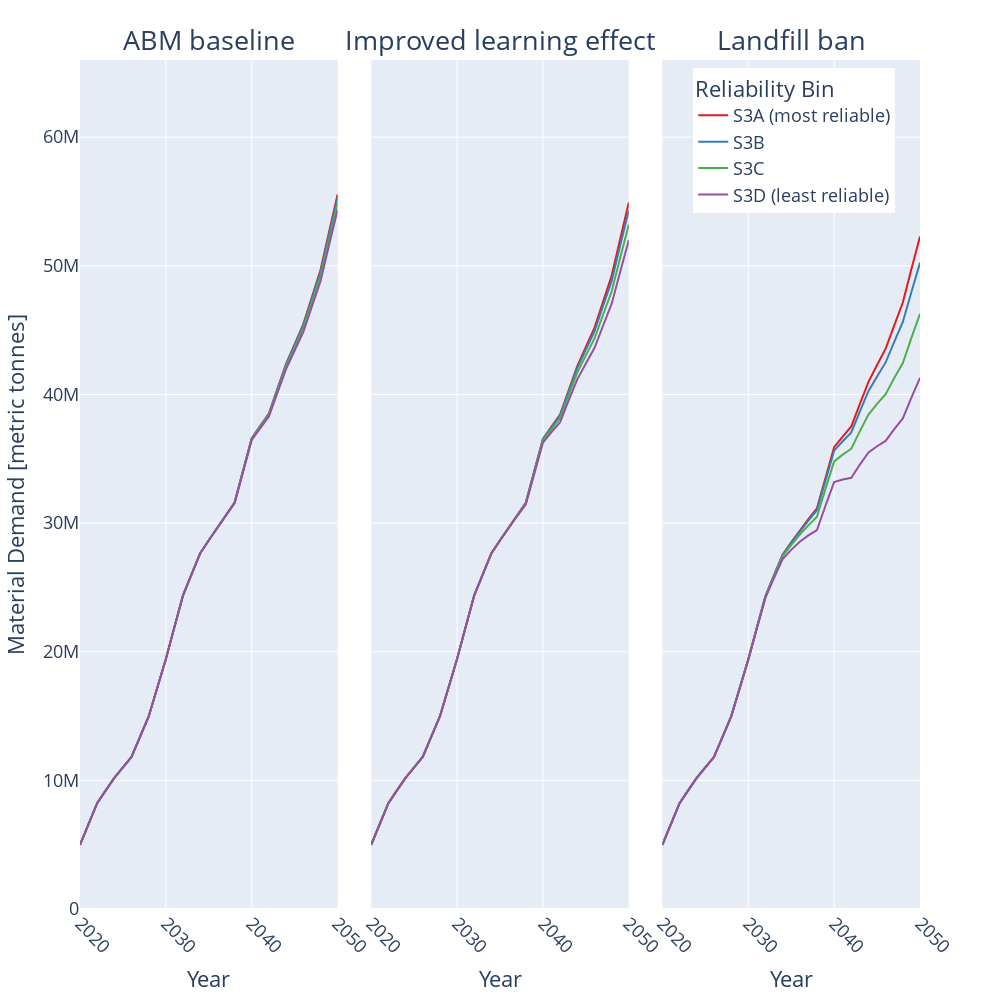

The code cell stored with this chart in its notebook:
### Code cell
filter_col = [col for col in UScum if (col.startswith('VirginStock_Module_ABM_Simulation3'))]
df = UScum[filter_col]
#pretty_repair_scenarios = ['Improved Learning Effect', 'ABM Baseline', 'Landfill Ban']
#df = df.set_axis(pretty_repair_scenarios, axis=1)
df['year'] = list(range(1995,2051))
df = df.melt(id_vars = 'year')
scenario_splices = []
for i in range(0,len(df['variable'])):
    scenario_splices += [df.loc[i,'variable'][36:]]
quality_splices = []
for i in range(0,len(df['variable'])):
    quality_splices += [df.loc[i,'variable'][34]]
df['scenario'] = scenario_splices
df['reliability_bin'] = quality_splices
df = df.drop("variable", axis=1)
df = df[df.year.isin(list(range(2020,2051)))]

#make bin labels more descriptive
df = df.reset_index()
new_reliability_bin = []
for i in range(0,len(df['reliability_bin'])):
    if df.loc[i,'reliability_bin'] == 'A':
        new_reliability_bin += ['S3A (most reliable)']
    elif df.loc[i,'reliability_bin'] == 'D':
        new_reliability_bin += ['S3D (least reliable)'] 
    elif df.loc[i,'reliability_bin'] == 'B':
        new_reliability_bin += ['S3B'] 
    elif df.loc[i,'reliability_bin'] == 'C':
        new_reliability_bin += ['S3C'] 
    else:
        new_reliability_bin += [df.loc[i,'reliability_bin']]
df['new_reliability_bin'] = new_reliability_bin

fig1 = px.line(df, x='year', y='value', color = 'new_reliability_bin', facet_col = 'scenario', 
               facet_col_spacing = 0.04, 
               labels={
                     "year": "Year",
                     "value": "Material Demand [metric tonnes]",
                    "new_reliability_bin":"Reliability Bin"
                },  color_discrete_sequence=px.colors.qualitative.Set1,
              category_orders={"scenario": ["juliens_baseline", "better_learning", "landfill_ban"]})
#fig1.update_layout(title_text='Simulation 3: Cumulative Virgin Material Demand for Different Reliability Bins', title_x=0.5)
fig1.update_layout(font=dict(size=18), height = 1000, width = 1000)
fig1.for_each_annotation(lambda a: a.update(text=a.text.replace("scenario=better_learning", "Improved learning effect")
                                           , font_size=27))
fig1.for_each_annotation(lambda a: a.update(text=a.text.replace("scenario=juliens_baseline", "ABM baseline")))
fig1.for_each_annotation(lambda a: a.update(text=a.text.replace("scenario=landfill_ban", "Landfill ban")))
fig1.update_xaxes(tickangle=45)
fig1.update_layout(legend=dict(
    yanchor="top",
    y=0.99,
    xanchor="left",
    x=0.73
))
fig1.update_yaxes(range=[0,66000000])
fig1.show()

### Figure 1 — Plotly figure (JSON) as saved in the notebook; plotly's stock layout.template omitted (floating-point values rounded to 4 significant figures)
{"data": [{"hovertemplate": "Reliability Bin=S3A (most reliable)<br>scenario=juliens_baseline<br>Year=%{x}<br>Material Demand [metric tonnes]=%{y}<extra></extra>", "legendgroup": "S3A (most reliable)", "line": {"color": "rgb(228,26,28)", "dash": "solid"}, "mode": "lines", "name": "S3A (most reliable)", "orientation": "v", "showlegend": true, "type": "scatter", "x": [2020, 2021, 2022, 2023, 2024, 2025, 2026, 2027, 2028, 2029, 2030, 2031, 2032, 2033, 2034, 2035, 2036, 2037, 2038, 2039, 2040, 2041, 2042, 2043, 2044, 2045, 2046, 2047, 2048, 2049, 2050], "xaxis": "x", "y": [4995000.0, 6631000.0, 8223000.0, 9222000.0, 10190000.0, 11010000.0, 11820000.0, 13390000.0, 14970000.0, 17200000.0, 19440000.0, 21920000.0, 24380000.0, 26030000.0, 27660000.0, 28670000.0, 29680000.0, 30640000.0, 31590000.0, 34100000.0, 36590000.0, 37560000.0, 38520000.0, 40450000.0, 42380000.0, 43920000.0, 45450000.0, 47560000.0, 49650000.0, 52610000.0, 55540000.0], "yaxis": "y"}, {"hovertemplate": "Reliability Bin=S3A (most reliable)<br>scenario=better_learning<br>Year=%{x}<br>Material Demand [metric tonnes]=%{y}<extra></extra>", "legendgroup": "S3A (most reliable)", "line": {"color": "rgb(228,26,28)", "dash": "solid"}, "mode": "lines", "name": "S3A (most reliable)", "orientation": "v", "showlegend": false, "type": "scatter", "x": [2020, 2021, 2022, 2023, 2024, 2025, 2026, 2027, 2028, 2029, 2030, 2031, 2032, 2033, 2034, 2035, 2036, 2037, 2038, 2039, 2040, 2041, 2042, 2043, 2044, 2045, 2046, 2047, 2048, 2049, 2050], "xaxis": "x2", "y": [4995000.0, 6631000.0, 8223000.0, 9222000.0, 10190000.0, 11010000.0, 11820000.0, 13390000.0, 14970000.0, 17200000.0, 19440000.0, 21920000.0, 24380000.0, 26020000.0, 27660000.0, 28670000.0, 29670000.0, 30630000.0, 31570000.0, 34070000.0, 36550000.0, 37490000.0, 38430000.0, 40320000.0, 42200000.0, 43690000.0, 45170000.0, 47210000.0, 49220000.0, 52090000.0, 54920000.0], "yaxis": "y2"}, {"hovertemplate": "Reliability Bin=S3A (most reliable)<br>scenario=landfill_ban<br>Year=%{x}<br>Material Demand [metric tonnes]=%{y}<extra></extra>", "legendgroup": "S3A (most reliable)", "line": {"color": "rgb(228,26,28)", "dash": "solid"}, "mode": "lines", "name": "S3A (most reliable)", "orientation": "v", "showlegend": false, "type": "scatter", "x": [2020, 2021, 2022, 2023, 2024, 2025, 2026, 2027, 2028, 2029, 2030, 2031, 2032, 2033, 2034, 2035, 2036, 2037, 2038, 2039, 2040, 2041, 2042, 2043, 2044, 2045, 2046, 2047, 2048, 2049, 2050], "xaxis": "x3", "y": [4995000.0, 6631000.0, 8223000.0, 9221000.0, 10190000.0, 11000000.0, 11810000.0, 13380000.0, 14950000.0, 17180000.0, 19410000.0, 21880000.0, 24330000.0, 25950000.0, 27550000.0, 28500000.0, 29430000.0, 30300000.0, 31150000.0, 33540000.0, 35910000.0, 36730000.0, 37520000.0, 39270000.0, 40980000.0, 42290000.0, 43560000.0, 45380000.0, 47150000.0, 49740000.0, 52280000.0], "yaxis": "y3"}, {"hovertemplate": "Reliability Bin=S3B<br>scenario=juliens_baseline<br>Year=%{x}<br>Material Demand [metric tonnes]=%{y}<extra></extra>", "legendgroup": "S3B", "line": {"color": "rgb(55,126,184)", "dash": "solid"}, "mode": "lines", "name": "S3B", "orientation": "v", "showlegend": true, "type": "scatter", "x": [2020, 2021, 2022, 2023, 2024, 2025, 2026, 2027, 2028, 2029, 2030, 2031, 2032, 2033, 2034, 2035, 2036, 2037, 2038, 2039, 2040, 2041, 2042, 2043, 2044, 2045, 2046, 2047, 2048, 2049, 2050], "xaxis": "x", "y": [4995000.0, 6631000.0, 8223000.0, 9222000.0, 10190000.0, 11010000.0, 11820000.0, 13390000.0, 14970000.0, 17200000.0, 19440000.0, 21920000.0, 24380000.0, 26030000.0, 27660000.0, 28670000.0, 29670000.0, 30630000.0, 31590000.0, 34090000.0, 36580000.0, 37540000.0, 38490000.0, 40410000.0, 42320000.0, 43840000.0, 45350000.0, 47430000.0, 49490000.0, 52400000.0, 55300000.0], "yaxis": "y"}, {"hovertemplate": "Reliability Bin=S3B<br>scenario=better_learning<br>Year=%{x}<br>Material Demand [metric tonnes]=%{y}<extra></extra>", "legendgroup": "S3B", "line": {"color": "rgb(55,126,184)", "dash": "solid"}, "mode": "lines", "name": "S3B", "orientation": "v", "showlegend": false, "type": "scatter", "x": [2020, 2021, 2022, 2023, 2024, 2025, 2026, 2027, 2028, 2029, 2030, 2031, 2032, 2033, 2034, 2035, 2036, 2037, 2038, 2039, 2040, 2041, 2042, 2043, 2044, 2045, 2046, 2047, 2048, 2049, 2050], "xaxis": "x2", "y": [4995000.0, 6631000.0, 8223000.0, 9222000.0, 10190000.0, 11010000.0, 11820000.0, 13390000.0, 14970000.0, 17200000.0, 19440000.0, 21920000.0, 24380000.0, 26020000.0, 27660000.0, 28670000.0, 29670000.0, 30620000.0, 31560000.0, 34050000.0, 36510000.0, 37440000.0, 38350000.0, 40220000.0, 42050000.0, 43490000.0, 44910000.0, 46880000.0, 48810000.0, 51580000.0, 54310000.0], "yaxis": "y2"}, {"hovertemplate": "Reliability Bin=S3B<br>scenario=landfill_ban<br>Year=%{x}<br>Material Demand [metric tonnes]=%{y}<extra></extra>", "legendgroup": "S3B", "line": {"color": "rgb(55,126,184)", "dash": "solid"}, "mode": "lines", "name": "S3B", "orientation": "v", "showlegend": false, "type": "scatter", "x": [2020, 2021, 2022, 2023, 2024, 2025, 2026, 2027, 2028, 2029, 2030, 2031, 2032, 2033, 2034, 2035, 2036, 2037, 2038, 2039, 2040, 2041, 2042, 2043, 2044, 2045, 2046, 2047, 2048, 2049, 2050], "xaxis": "x3", "y": [4995000.0, 6631000.0, 8223000.0, 9221000.0, 10190000.0, 11000000.0, 11820000.0, 13380000.0, 14950000.0, 17180000.0, 19410000.0, 21880000.0, 24320000.0, 25940000.0, 27520000.0, 28460000.0, 29360000.0, 30190000.0, 31000000.0, 33340000.0, 35630000.0, 36360000.0, 37060000.0, 38680000.0, 40260000.0, 41400000.0, 42490000.0, 44100000.0, 45630000.0, 47970000.0, 50230000.0], "yaxis": "y3"}, {"hovertemplate": "Reliability Bin=S3C<br>scenario=juliens_baseline<br>Year=%{x}<br>Material Demand [metric tonnes]=%{y}<extra></extra>", "legendgroup": "S3C", "line": {"color": "rgb(77,175,74)", "dash": "solid"}, "mode": "lines", "name": "S3C", "orientation": "v", "showlegend": true, "type": "scatter", "x": [2020, 2021, 2022, 2023, 2024, 2025, 2026, 2027, 2028, 2029, 2030, 2031, 2032, 2033, 2034, 2035, 2036, 2037, 2038, 2039, 2040, 2041, 2042, 2043, 2044, 2045, 2046, 2047, 2048, 2049, 2050], "xaxis": "x", "y": [4995000.0, 6631000.0, 8223000.0, 9221000.0, 10190000.0, 11010000.0, 11820000.0, 13390000.0, 14970000.0, 17200000.0, 19440000.0, 21920000.0, 24380000.0, 26030000.0, 27660000.0, 28670000.0, 29670000.0, 30620000.0, 31570000.0, 34060000.0, 36540000.0, 37480000.0, 38420000.0, 40310000.0, 42180000.0, 43660000.0, 45130000.0, 47160000.0, 49170000.0, 52030000.0, 54860000.0], "yaxis": "y"}, {"hovertemplate": "Reliability Bin=S3C<br>scenario=better_learning<br>Year=%{x}<br>Material Demand [metric tonnes]=%{y}<extra></extra>", "legendgroup": "S3C", "line": {"color": "rgb(77,175,74)", "dash": "solid"}, "mode": "lines", "name": "S3C", "orientation": "v", "showlegend": false, "type": "scatter", "x": [2020, 2021, 2022, 2023, 2024, 2025, 2026, 2027, 2028, 2029, 2030, 2031, 2032, 2033, 2034, 2035, 2036, 2037, 2038, 2039, 2040, 2041, 2042, 2043, 2044, 2045, 2046, 2047, 2048, 2049, 2050], "xaxis": "x2", "y": [4995000.0, 6631000.0, 8223000.0, 9221000.0, 10190000.0, 11010000.0, 11820000.0, 13390000.0, 14970000.0, 17200000.0, 19440000.0, 21920000.0, 24380000.0, 26020000.0, 27650000.0, 28660000.0, 29650000.0, 30600000.0, 31520000.0, 33990000.0, 36420000.0, 37310000.0, 38160000.0, 39950000.0, 41700000.0, 43040000.0, 44350000.0, 46200000.0, 48000000.0, 50630000.0, 53210000.0], "yaxis": "y2"}, {"hovertemplate": "Reliability Bin=S3C<br>scenario=landfill_ban<br>Year=%{x}<br>Material Demand [metric tonnes]=%{y}<extra></extra>", "legendgroup": "S3C", "line": {"color": "rgb(77,175,74)", "dash": "solid"}, "mode": "lines", "name": "S3C", "orientation": "v", "showlegend": false, "type": "scatter", "x": [2020, 2021, 2022, 2023, 2024, 2025, 2026, 2027, 2028, 2029, 2030, 2031, 2032, 2033, 2034, 2035, 2036, 2037, 2038, 2039, 2040, 2041, 2042, 2043, 2044, 2045, 2046, 2047, 2048, 2049, 2050], "xaxis": "x3", "y": [4995000.0, 6631000.0, 8223000.0, 9221000.0, 10190000.0, 11000000.0, 11810000.0, 13380000.0, 14950000.0, 17170000.0, 19400000.0, 21850000.0, 24280000.0, 25870000.0, 27420000.0, 28290000.0, 29100000.0, 29830000.0, 30500000.0, 32680000.0, 34790000.0, 35320000.0, 35780000.0, 37150000.0, 38440000.0, 39270000.0, 40030000.0, 41280000.0, 42440000.0, 44400000.0, 46270000.0], "yaxis": "y3"}, {"hovertemplate": "Reliability Bin=S3D (least reliable)<br>scenario=juliens_baseline<br>Year=%{x}<br>Material Demand [metric tonnes]=%{y}<extra></extra>", "legendgroup": "S3D (least reliable)", "line": {"color": "rgb(152,78,163)", "dash": "solid"}, "mode": "lines", "name": "S3D (least reliable)", "orientation": "v", "showlegend": true, "type": "scatter", "x": [2020, 2021, 2022, 2023, 2024, 2025, 2026, 2027, 2028, 2029, 2030, 2031, 2032, 2033, 2034, 2035, 2036, 2037, 2038, 2039, 2040, 2041, 2042, 2043, 2044, 2045, 2046, 2047, 2048, 2049, 2050], "xaxis": "x", "y": [4995000.0, 6631000.0, 8223000.0, 9221000.0, 10190000.0, 11010000.0, 11820000.0, 13390000.0, 14970000.0, 17200000.0, 19440000.0, 21920000.0, 24380000.0, 26020000.0, 27660000.0, 28660000.0, 29660000.0, 30600000.0, 31530000.0, 34010000.0, 36460000.0, 37380000.0, 38290000.0, 40140000.0, 41980000.0, 43420000.0, 44840000.0, 46820000.0, 48780000.0, 51590000.0, 54370000.0], "yaxis": "y"}, {"hovertemplate": "Reliability Bin=S3D (least reliable)<br>scenario=better_learning<br>Year=%{x}<br>Material Demand [metric tonnes]=%{y}<extra></extra>", "legendgroup": "S3D (least reliable)", "line": {"color": "rgb(152,78,163)", "dash": "solid"}, "mode": "lines", "name": "S3D (least reliable)", "orientation": "v", "showlegend": false, "type": "scatter", "x": [2020, 2021, 2022, 2023, 2024, 2025, 2026, 2027, 2028, 2029, 2030, 2031, 2032, 2033, 2034, 2035, 2036, 2037, 2038, 2039, 2040, 2041, 2042, 2043, 2044, 2045, 2046, 2047, 2048, 2049, 2050], "xaxis": "x2", "y": [4995000.0, 6631000.0, 8223000.0, 9221000.0, 10190000.0, 11010000.0, 11820000.0, 13390000.0, 14970000.0, 17200000.0, 19440000.0, 21920000.0, 24380000.0, 26020000.0, 27650000.0, 28640000.0, 29630000.0, 30550000.0, 31450000.0, 33870000.0, 36250000.0, 37070000.0, 37850000.0, 39540000.0, 41170000.0, 42410000.0, 43610000.0, 45340000.0, 47030000.0, 49530000.0, 52000000.0], "yaxis": "y2"}, {"hovertemplate": "Reliability Bin=S3D (least reliable)<br>scenario=landfill_ban<br>Year=%{x}<br>Material Demand [metric tonnes]=%{y}<extra></extra>", "legendgroup": "S3D (least reliable)", "line": {"color": "rgb(152,78,163)", "dash": "solid"}, "mode": "lines", "name": "S3D (least reliable)", "orientation": "v", "showlegend": false, "type": "scatter", "x": [2020, 2021, 2022, 2023, 2024, 2025, 2026, 2027, 2028, 2029, 2030, 2031, 2032, 2033, 2034, 2035, 2036, 2037, 2038, 2039, 2040, 2041, 2042, 2043, 2044, 2045, 2046, 2047, 2048, 2049, 2050], "xaxis": "x3", "y": [4995000.0, 6631000.0, 8223000.0, 9221000.0, 10190000.0, 11000000.0, 11810000.0, 13370000.0, 14930000.0, 17140000.0, 19360000.0, 21790000.0, 24180000.0, 25730000.0, 27190000.0, 27920000.0, 28550000.0, 29050000.0, 29460000.0, 31370000.0, 33180000.0, 33390000.0, 33530000.0, 34550000.0, 35490000.0, 35980000.0, 36390000.0, 37300000.0, 38130000.0, 39760000.0, 41290000.0], "yaxis": "y3"}], "layout": {"annotations": [{"font": {"size": 27}, "showarrow": false, "text": "ABM baseline", "x": 0.1533, "xanchor": "center", "xref": "paper", "y": 1, "yanchor": "bottom", "yref": "paper"}, {"font": {"size": 27}, "showarrow": false, "text": "Improved learning effect", "x": 0.5, "xanchor": "center", "xref": "paper", "y": 1, "yanchor": "bottom", "yref": "paper"}, {"font": {"size": 27}, "showarrow": false, "text": "Landfill ban", "x": 0.8467, "xanchor": "center", "xref": "paper", "y": 1, "yanchor": "bottom", "yref": "paper"}], "font": {"size": 18}, "height": 1000, "legend": {"title": {"text": "Reliability Bin"}, "tracegroupgap": 0, "x": 0.73, "xanchor": "left", "y": 0.99, "yanchor": "top"}, "margin": {"t": 60}, "width": 1000, "xaxis": {"anchor": "y", "domain": [0, 0.3067], "tickangle": 45, "title": {"text": "Year"}}, "xaxis2": {"anchor": "y2", "domain": [0.3467, 0.6533], "matches": "x", "tickangle": 45, "title": {"text": "Year"}}, "xaxis3": {"anchor": "y3", "domain": [0.6933, 1.0], "matches": "x", "tickangle": 45, "title": {"text": "Year"}}, "yaxis": {"anchor": "x", "domain": [0, 1], "range": [0, 66000000], "title": {"text": "Material Demand [metric tonnes]"}}, "yaxis2": {"anchor": "x2", "domain": [0, 1], "matches": "y", "range": [0, 66000000], "showticklabels": false}, "yaxis3": {"anchor": "x3", "domain": [0, 1], "matches": "y", "range": [0, 66000000], "showticklabels": false}}}
